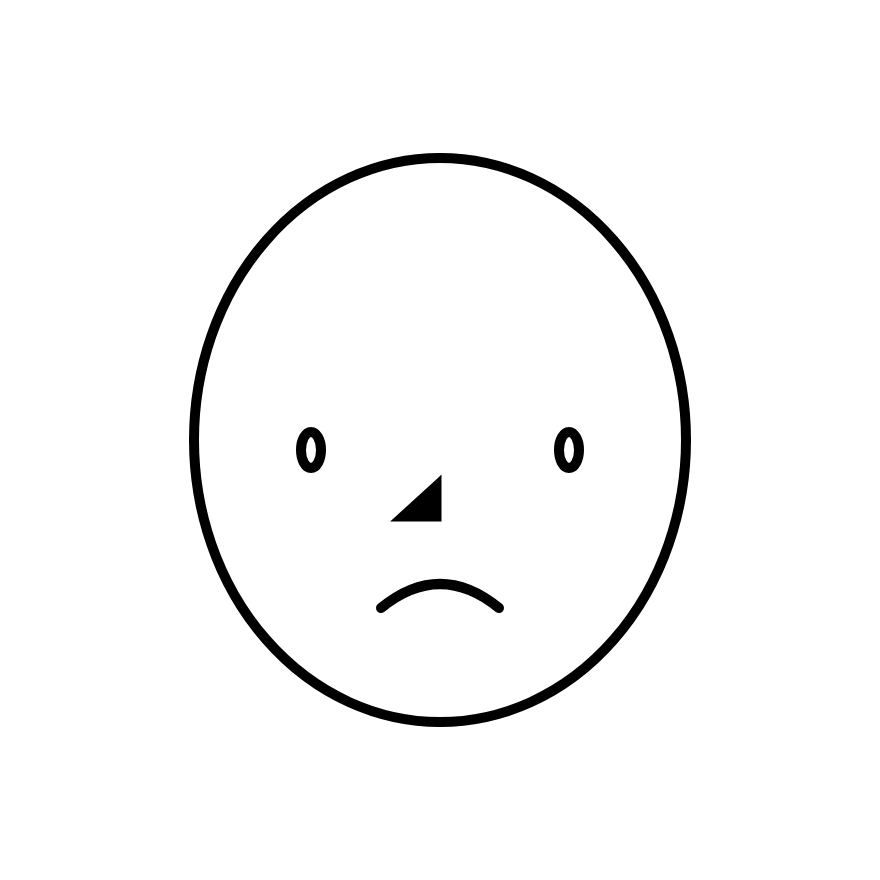
Frame 1 (no input)
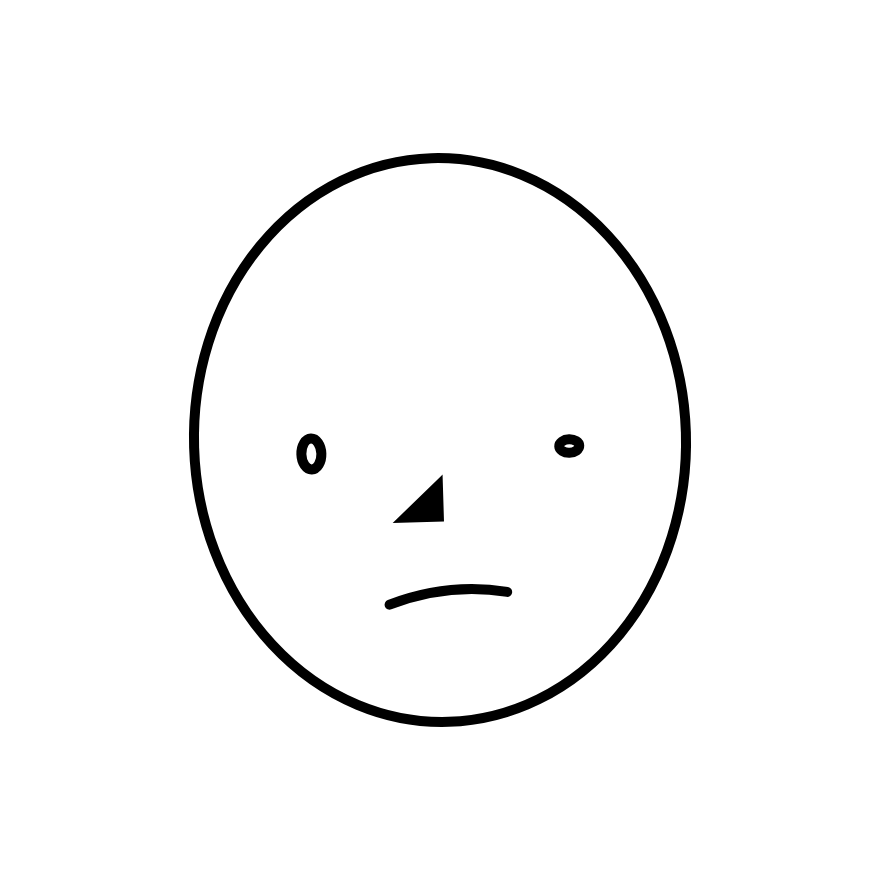
Frame 60 (no input)
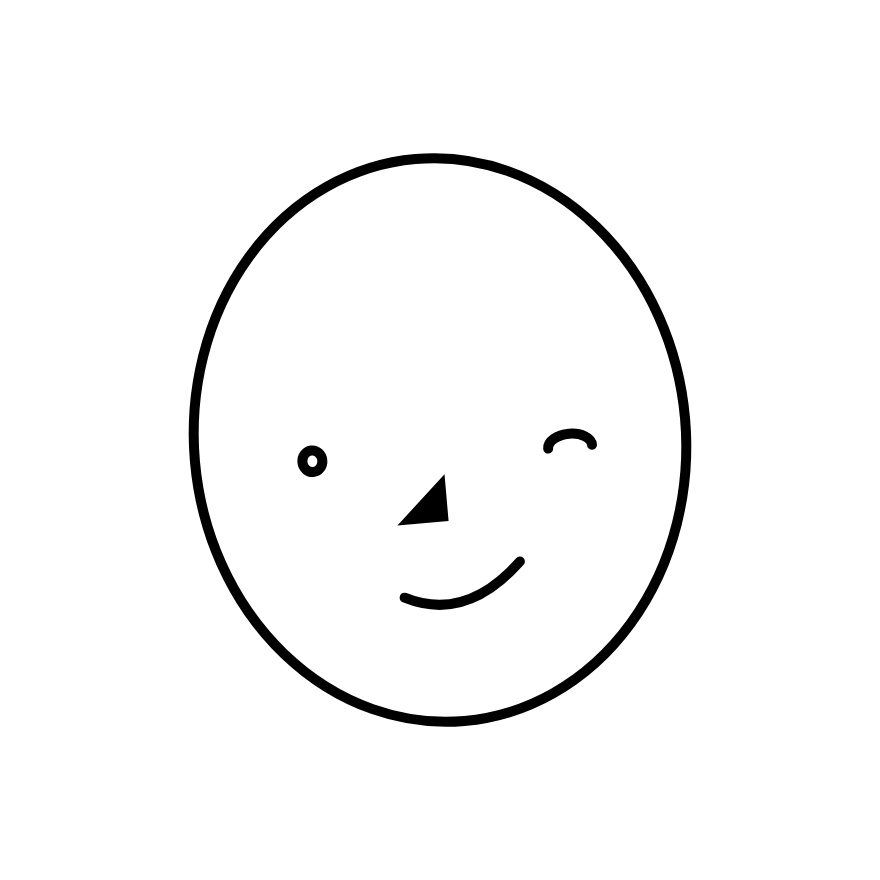
Frame 120 (the mouse pressed at the canvas centre since frame 60)

The p5.js sketch that drew these frames (run headless with seeded random() and noise() and a simulated clock; from frame 60 on, the mouse is pressed at the canvas centre):

// p5.js sketch
// ── sketch.js
// 2026-11-24

const LOOP = 3;   // loop duration in seconds
const FPS = 60;

// timeline (in seconds)
const SMILE_DURATION = 0.25;
const HOLD_DURATION  = 1.25;
const BACK_DURATION  = 0.25;

const SMILE_START = 0.3 * LOOP;
const SMILE_END   = SMILE_START + SMILE_DURATION;
const BACK_START  = SMILE_END + HOLD_DURATION;
const BACK_END    = BACK_START + BACK_DURATION;

// face param
const faceW = 492, faceH = 564;
const eyeY = 10, eyeDist = 258, eyeW = 20, eyeH = 36;
const noseY = 38, noseW = 46, noseH = 42;
const mouthY = 150, mouthW = 118;


function setup() {
  createCanvas(880, 880);
}

function draw() {
    background(255);
  
    // ---------- 1. Get the time ----------
    // frameCount keeps growing → divide by FPS to get seconds → % LOOP to get "seconds inside this loop"
    // s is always between 0 and LOOP
    const s = (frameCount / FPS) % LOOP;
  
    // ---------- 2. Get the face knob k ----------
    // k = 0: sad face, k = 1: smile face
    // first phase: goes from 0 to 1 between SMILE_START and SMILE_END, then stays at 1
    // second phase: goes from 0 to 1 between BACK_START and BACK_END, then stays at 1
    // first minus second → 0 → 1 → hold → 0
    const k = phase(s, SMILE_START, SMILE_END) - phase(s, BACK_START, BACK_END);
  
    // ---------- 3. Draw the face (everything that changes uses k) ----------
    push();
    translate(width / 2, height / 2);
    rotate(radians(lerp(0, -5, k)));   // head: tilts from 0° to -5°
  
    stroke(0);
    strokeWeight(10);
    // strokeJoin(ROUND);
    // strokeCap(ROUND);
  
    //face
    fill(255);
    ellipse(0, 0, faceW, faceH);
  
    //left eye: height goes from 36 down to 21.6 (a little squint)
    ellipse(-eyeDist / 2, eyeY, eyeW, lerp(eyeH, eyeH * 0.6, k));
  
    //right eye: wink
    drawWinkEye(eyeDist / 2, eyeY, k);
  
    //nose (does not change)
    push();
    fill(0);
    strokeWeight(3);
    triangle(0, noseY, -noseW, noseY + noseH, 0, noseY + noseH);
    pop();
  
    //mouth
    drawMouth(k);
  
    pop();
  }
  
  
  // =====================================================
  // ease
  // Input: t, a progress value (can be any number)
  // Returns: a number from 0 to 1, the smoothed progress
  // What it does:
  //   1. Keep t between 0 and 1 (below 0 becomes 0, above 1 becomes 1)
  //   2. Turn even progress into "slow - fast - slow"
  // =====================================================
  function ease(t) {
    t = constrain(t, 0, 1);
    return t * t * (3 - 2 * t);
  }
  
  
  // =====================================================
  // phase
  // Input:
  //   s: the current second (inside one loop)
  //   a: the second this change starts
  //   b: the second this change ends
  // Returns: a number from 0 to 1, how much of this change is done (smoothed)
  // What it does:
  //   1. (s - a) / (b - a) = seconds already passed / total seconds of this change
  //      before it starts: below 0; after it ends: above 1
  //   2. Pass it to ease: keep it in range + make it smooth
  // =====================================================
  function phase(s, a, b) {
    return ease((s - a) / (b - a));
  }
  
  
  // =====================================================
  // drawWinkEye
  // Input: x, y = eye position; k = face knob (0 to 1)
  // What it does:
  //   The eye closes before the mouth finishes (fully closed when k reaches 0.625)
  //   First part: the ellipse gets flatter and flatter
  //   Second part: it turns into an upward curve ^
  // =====================================================
  function drawWinkEye(x, y, k) {
    const close = constrain(k * 1.6, 0, 1);   // eye-closing progress, runs faster than k
  
    if (close < 0.85) {
      // ellipse: height goes from 36 down to 2
      ellipse(x, y, eyeW, lerp(eyeH, 2, close / 0.85));
    } else {
      // curve: width opens from 20 to 44
      noFill();
      const w = lerp(eyeW, 44, (close - 0.85) / 0.15);
      arc(x, y + 8, w, 26, PI, TWO_PI);
      fill(255);
    }
  }
  
  
  // =====================================================
  // drawMouth
  // Input: k = face knob (0 to 1)
  // What it does:
  //   Draws the mouth as one curve: left corner → middle control point → right corner
  //   Each point's height uses lerp(sad value, smile value, k)
  //   (y goes down when it gets bigger, so a negative number = up)
  // =====================================================
  function drawMouth(k) {
    const leftY  = lerp(18, 4, k);     // left corner: from down → almost flat
    const rightY = lerp(18, -22, k);   // right corner: from down → up
    const midY   = lerp(-30, 34, k);   // middle: from arched up → curved down
    const shiftX = lerp(0, 10, k);     // move the whole mouth a little to the right (wink side)
  
    noFill();
    beginShape();
    vertex(-mouthW / 2 + shiftX, mouthY + leftY);
    quadraticVertex(shiftX, mouthY + midY, mouthW / 2 + shiftX, mouthY + rightY);
    endShape();
  }
